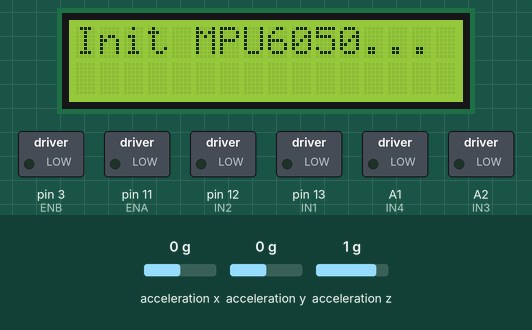
Simulated run of this sketch. Board: Arduino Uno, built with avr-gcc and run on an emulated ATmega328P. On the bench: 16×2 character LCD, switched loads named in the sketch (green lamp = pin HIGH). Wiring (inferred from the names in the program): MPU-6050 motion sensor at I2C address 0x68. Inputs (shaded band) come from the test bench; at power-on: acceleration x 0 g, acceleration y 0 g, acceleration z 1 g.

Above: at 0.1 s.
At 1.1 s:
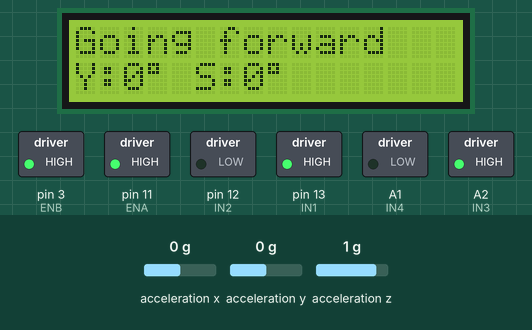
At 3.2 s:
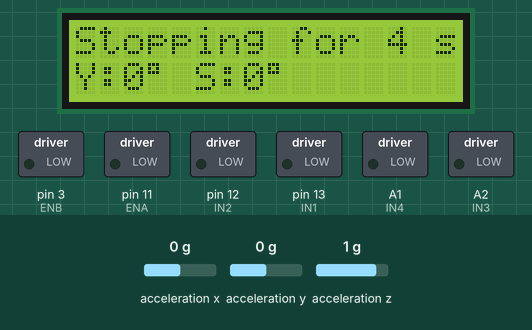
At 9.1 s:
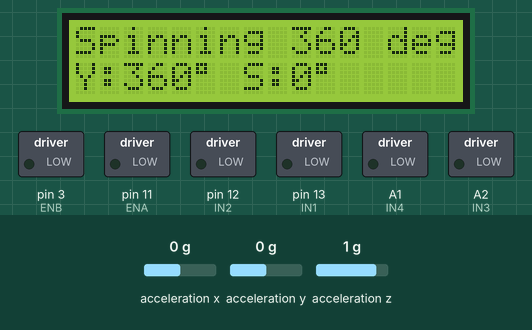
At 9.6 s:
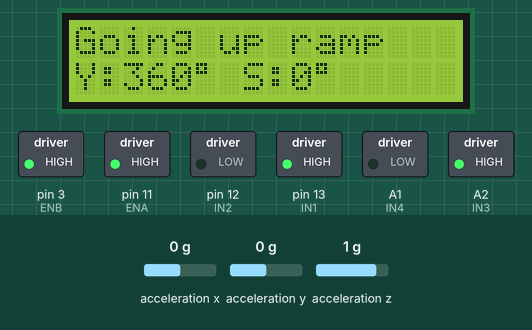
At 11.8 s:
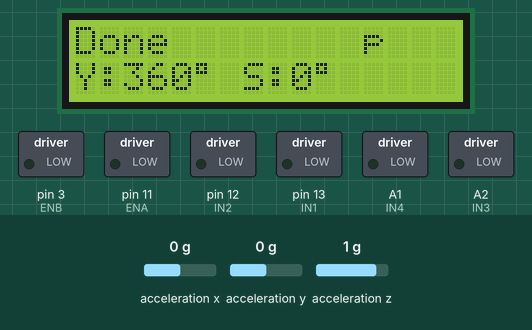
Timing chart, 0 to 13.3 s (numbered marks = the images above):
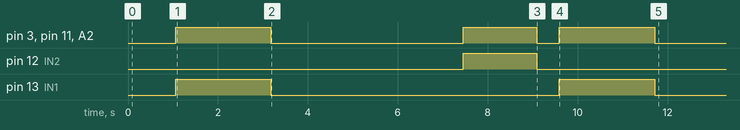

Measured:
- what the display in image 1 shows lasts 2.1 s, from 1.1 s to 3.2 s
- what the display in image 2 shows lasts 4.3 s, from 3.2 s to 7.5 s
- what the display in image 3 shows lasts 0.6 s, from 9.0 s to 9.6 s

The sketch:

projectweek3_task2.ino
```cpp
#include <LiquidCrystal.h>
#include <Wire.h> //FOR MPU6050

LiquidCrystal lcd(8, 9, 4, 5, 6, 7);

//MOTOR PINS
#define IN1 13
#define IN2 12
#define IN3 A2
#define IN4 A1
#define ENA 11
#define ENB 3

//MPU6050 ADDRESS
const int MPU_ADDR = 0x68;

int motorSpeed = 255;
int turnDuration = 1500;
float current_yaw = 0.0;
float real_slope = 0.0;

//SETUP (INITIALIZATION)
void setup() {
  //LCD
  lcd.begin(16, 2);
  lcd.print("Init MPU6050...");

  //MPU6050
  Wire.begin();
  Wire.beginTransmission(MPU_ADDR);
  Wire.write(0x6B);  //PWR_MGMT_1 register
  Wire.write(0);     //Wake up MPU6050
  Wire.endTransmission(true);

  //Motors
  pinMode(ENA, OUTPUT);
  pinMode(IN1, OUTPUT);
  pinMode(IN2, OUTPUT);
  pinMode(ENB, OUTPUT);
  pinMode(IN3, OUTPUT);
  pinMode(IN4, OUTPUT);

  delay(1000);
  runSequence();
}

void loop() {
  // Empty
}

void runSequence() {

  //MOVE FORWARD
  moveForward(motorSpeed);
  for(int i=0; i<20; i++) { //2 Seconds
    real_slope = getRealSlope(); //Read Sensor
    updateLCD("Going forward", current_yaw, real_slope);
    delay(100);
  }

  //STOP FOR 4 SECONDS
  stopMotors();
  for(int i=0; i<40; i++) { // 4 Seconds
    real_slope = getRealSlope(); // Keep updating slope even while stopped
    updateLCD("Stopping for 4 seconds", current_yaw, real_slope);
    delay(100);
  }

  //SPIN 360 DEGREES
  spinRight(motorSpeed);

  int steps = 20;
  int stepDelay = turnDuration / steps;
  float angleIncrement = 360.0 / steps;

  for(int i=0; i<steps; i++) {
    current_yaw += angleIncrement;
    real_slope = getRealSlope(); // Read Sensor
    updateLCD("Spinning 360 degrees", current_yaw, real_slope);
    delay(stepDelay);
  }

  current_yaw = 360.0;
  stopMotors();
  delay(500);

  //UP RAMP
  moveForward(motorSpeed);

  for(int i=0; i<20; i++) { //2 Seconds
    real_slope = getRealSlope(); //Read sensor
    updateLCD("Going up ramp", current_yaw, real_slope);
    delay(100);
  }

  stopMotors();
  updateLCD("Done", current_yaw, real_slope);
}

//MPU6050
float getRealSlope() {
  //Read Accelerometer data
  Wire.beginTransmission(MPU_ADDR);
  Wire.write(0x3B);
  Wire.endTransmission(false);
  Wire.requestFrom(MPU_ADDR, 6, true); //request bytes

  int16_t AcX = Wire.read()<<8 | Wire.read();
  int16_t AcY = Wire.read()<<8 | Wire.read();
  int16_t AcZ = Wire.read()<<8 | Wire.read();

  //CALC PITCH(SLOPE)
  float slope = atan2(AcY, AcZ) * 180 / PI;

  return slope;
}

//LCD DISPLAY
void updateLCD(String status, float y, float s) {
  lcd.setCursor(0, 0);
  lcd.print(status);
  lcd.print("        ");

  lcd.setCursor(0, 1);
  lcd.print("Y:"); //Display yaw
  lcd.print((int)y);
  lcd.print((char)223);

  lcd.print(" S:"); //Display angle of slope
  lcd.print((int)s);
  lcd.print((char)223);
  lcd.print("  ");
}

//MOTOR CONTROL
void moveForward(int speed) {
  digitalWrite(IN1, HIGH);
  digitalWrite(IN2, LOW);
  analogWrite(ENA, speed);
  digitalWrite(IN3, HIGH);
  digitalWrite(IN4, LOW);
  analogWrite(ENB, speed);
}

void spinRight(int speed) {
  digitalWrite(IN1, LOW);
  digitalWrite(IN2, HIGH);
  analogWrite(ENA, speed);
  digitalWrite(IN3, HIGH);
  digitalWrite(IN4, LOW);
  analogWrite(ENB, speed);
}

void stopMotors() {
  digitalWrite(IN1, LOW);
  digitalWrite(IN2, LOW);
  analogWrite(ENA, 0);
  digitalWrite(IN3, LOW);
  digitalWrite(IN4, LOW);
  analogWrite(ENB, 0);
}
```
